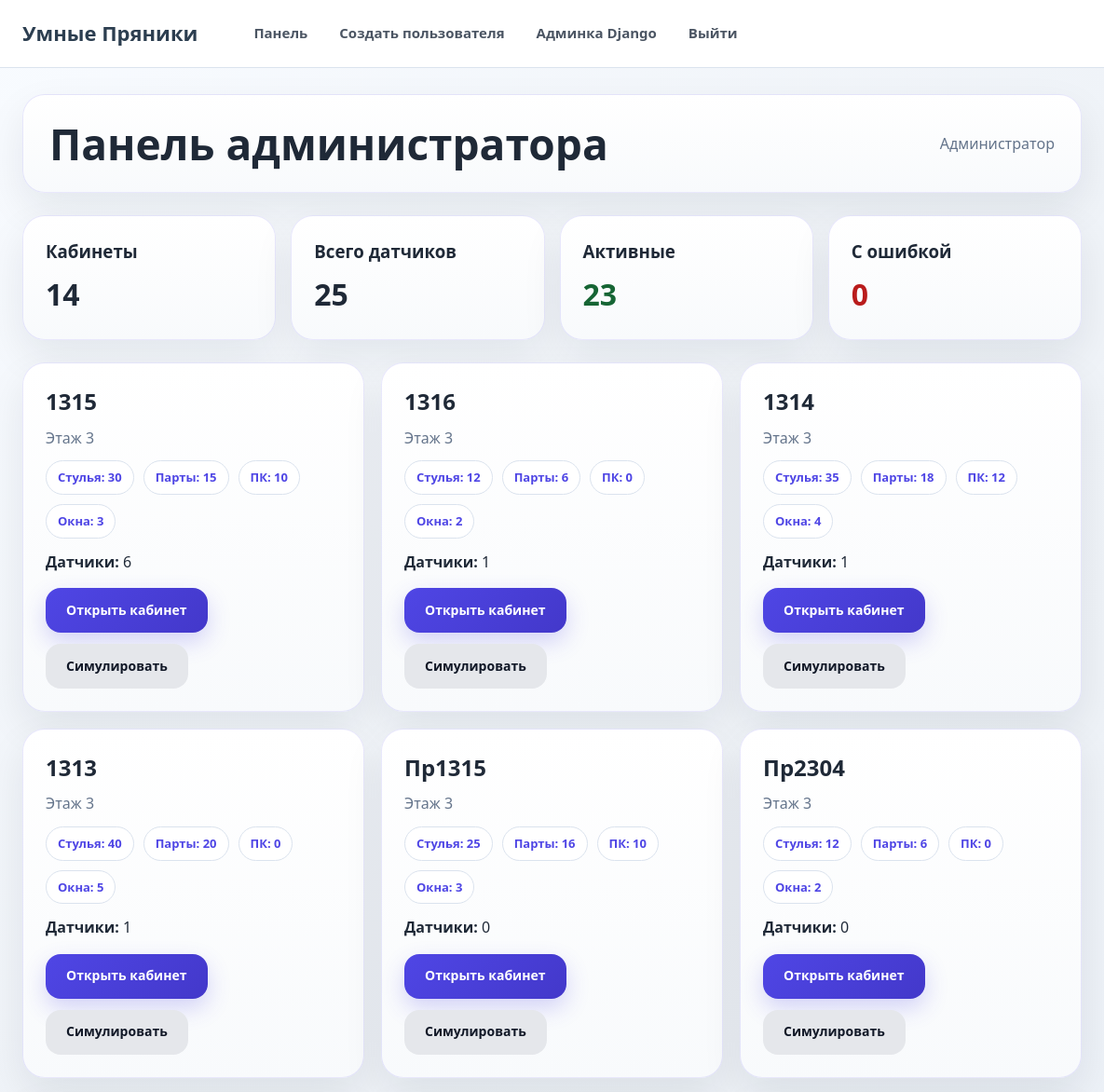
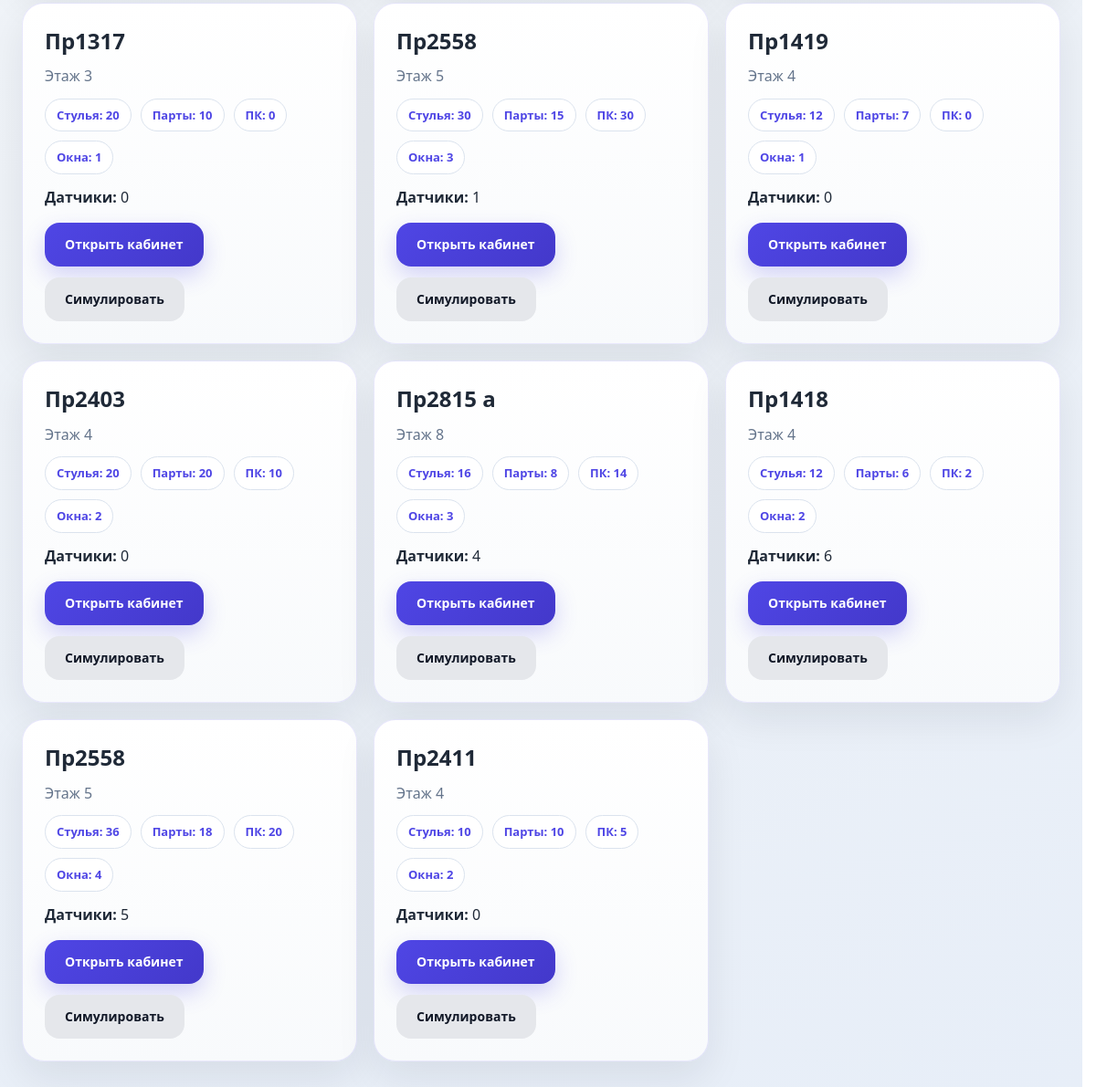
Before: /dashboard/ (signed in) with the older database file (2 pictures, top to bottom).
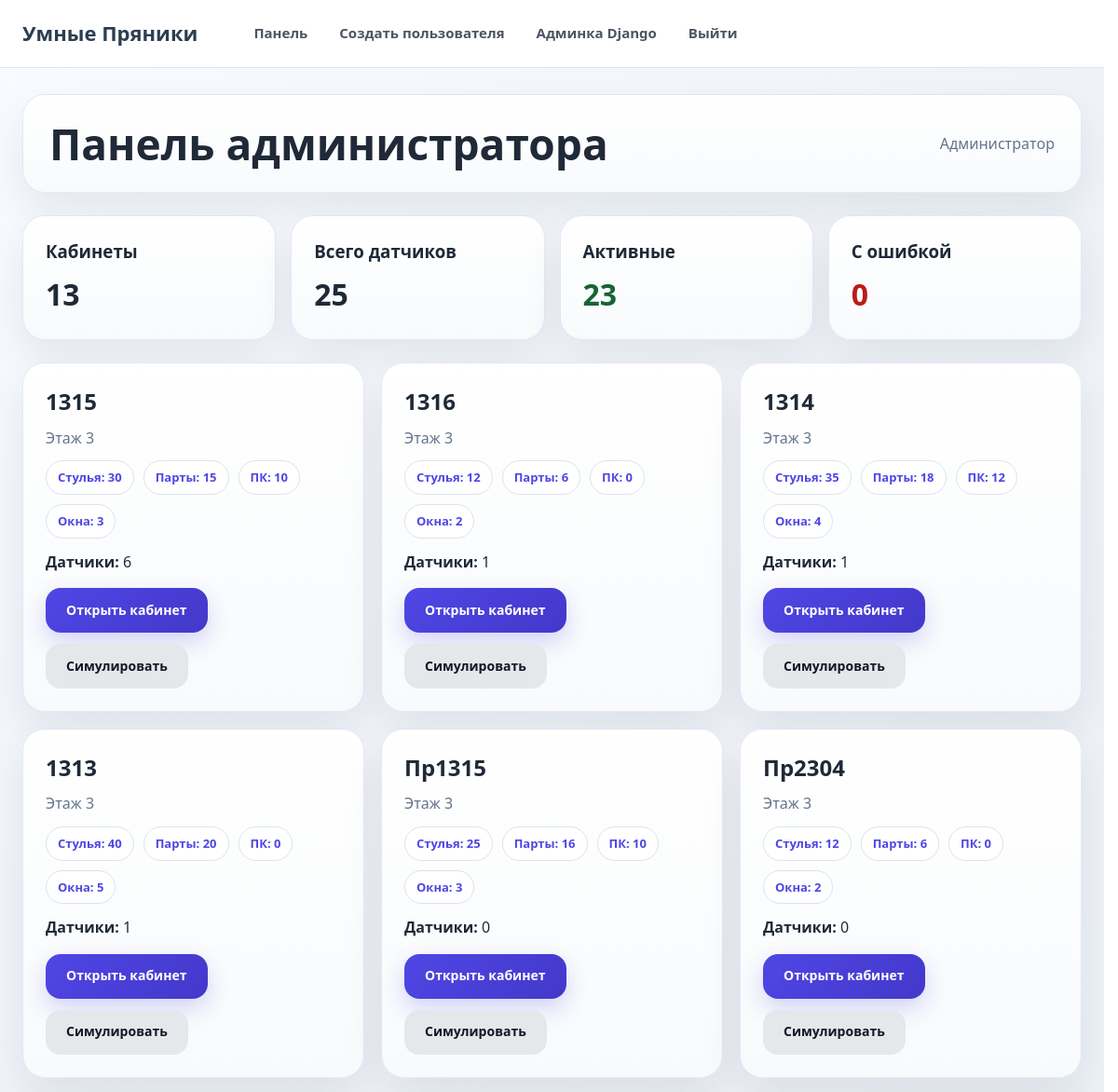
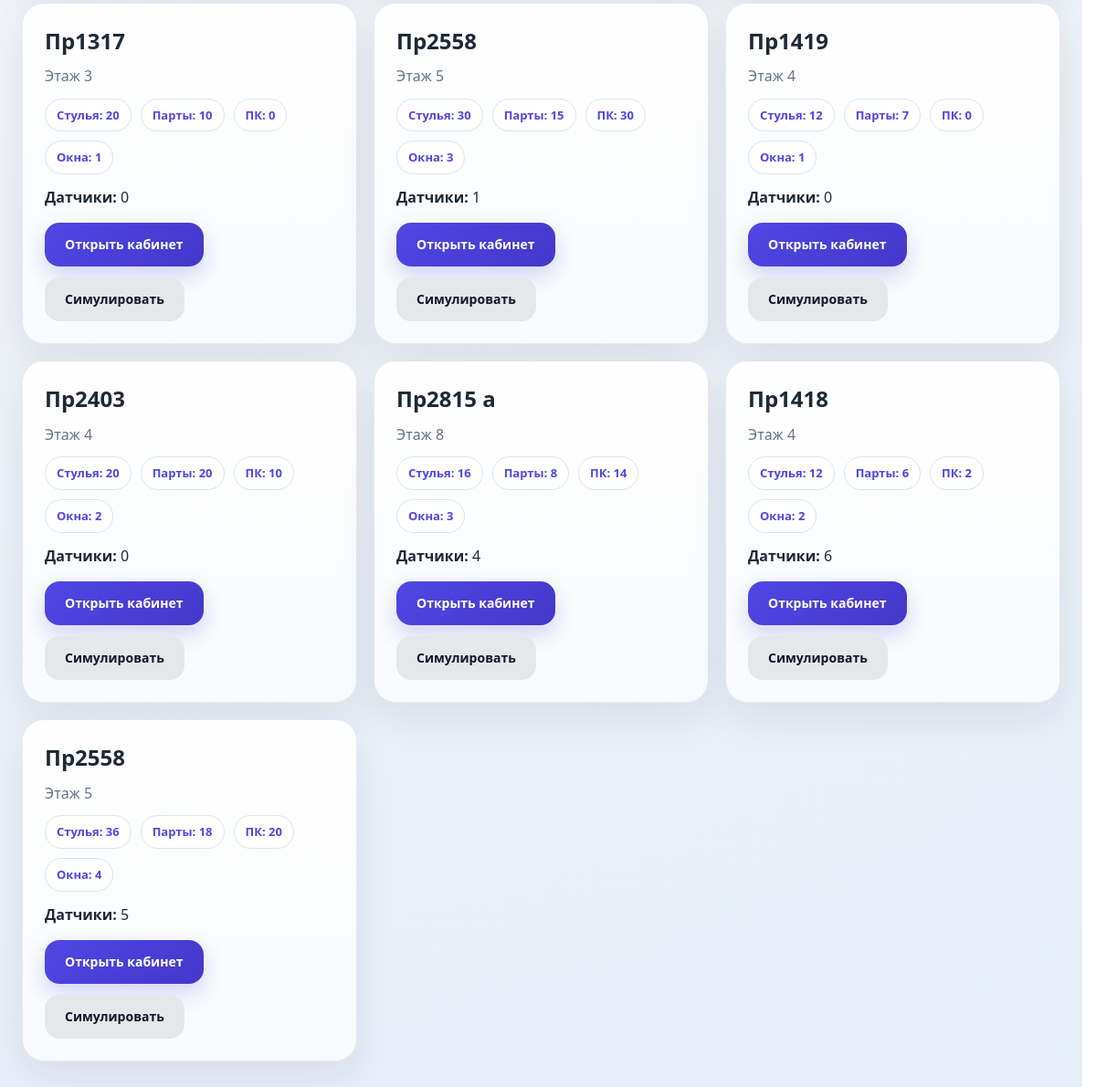
After: the same page with the newer database file (2 pictures, top to bottom).
### university/models.py (models this page shows, shortened)
class Room(models.Model):
    name = models.CharField("Название кабинета", max_length=50)
    floor = models.IntegerField("Этаж")
    chairs = models.IntegerField("Количество стульев", default=0)
    desks = models.IntegerField("Количество парт", default=0)
    computers = models.IntegerField("Количество компьютеров", default=0)
    windows = models.IntegerField("Количество окон", default=0)
    description = models.TextField("Описание кабинета", blank=True)
    window_open = models.BooleanField("Окна открыты", default=False)
    conditioners = models.IntegerField("Количество кондиционеров", default=0)
    class Meta:
        verbose_name = "Кабинет"
        verbose_name_plural = "Кабинеты"

### university/views.py (the view)
# urls.py: path("dashboard/", views.dashboard_home, name="dashboard_home"),
@moderator_or_admin_required
def dashboard_home(request):
    rooms = Room.objects.prefetch_related("sensor_set__sensor_type", "conditioner_set").all()
    total_rooms = rooms.count()
    total_sensors = sum(room.sensor_set.count() for room in rooms)
    active_sensors = sum(room.sensor_set.filter(status="active").count() for room in rooms)
    error_sensors = sum(room.sensor_set.filter(status="error").count() for room in rooms)
    context = {
        "rooms": rooms,
        "total_rooms": total_rooms,
        "total_sensors": total_sensors,
        "active_sensors": active_sensors,
        "error_sensors": error_sensors,
        "title": "Панель администратора",
    }
    return render(request, "dashboard/home.html", context)

### university/context_processors.py (called while the page is built, shortened)
def unread_notification_popup(request):
    if not request.user.is_authenticated:
        return {"popup_notifications": []}
    if request.session.get("notifications_popup_shown") is True:
        return {"popup_notifications": []}

### university/templates/dashboard/home.html
{% extends "dashboard/base.html" %}
{% block content %}
<div class="grid">
    <div class="card">
        <h3>Кабинеты</h3>
        <div style="font-size: 32px; font-weight: 700;">{{ total_rooms }}</div>
    </div>
    <div class="card">
        <h3>Всего датчиков</h3>
        <div style="font-size: 32px; font-weight: 700;">{{ total_sensors }}</div>
    </div>
    <div class="card">
        <h3>Активные</h3>
        <div style="font-size: 32px; font-weight: 700;" class="status-active">{{ active_sensors }}</div>
    </div>
    <div class="card">
        <h3>С ошибкой</h3>
        <div style="font-size: 32px; font-weight: 700;" class="status-error">{{ error_sensors }}</div>
    </div>
</div>
<div style="margin-top: 24px;" class="room-grid">
    {% for room in rooms %}
        <div class="card">
            <h2>{{ room.name }}</h2>
            <div class="muted">Этаж {{ room.floor }}</div>
            <div class="room-meta">
                <div class="pill">Стулья: {{ room.chairs }}</div>
                <div class="pill">Парты: {{ room.desks }}</div>
                <div class="pill">ПК: {{ room.computers }}</div>
                <div class="pill">Окна: {{ room.windows }}</div>
            </div>
            <div style="margin-top: 14px;">
                <strong>Датчики:</strong> {{ room.sensor_set.count }}
            </div>
            <div class="actions">
                <a class="btn" href="{% url 'university:room_detail' room.id %}">Открыть кабинет</a>
                <a class="btn btn-secondary" href="{% url 'university:room_simulate' room.id %}">Симулировать</a>
            </div>
        </div>
    {% empty %}
        <div class="card">
            <h3>Кабинеты не найдены</h3>
            <p class="muted">Сначала добавь кабинеты в админке.</p>
            <a class="btn" href="/admin/university/room/">Перейти в админку</a>
        </div>
    {% endfor %}
</div>
{% endblock %}

### university/templates/dashboard/base.html (shortened to what this page needs)
<!DOCTYPE html>
<html lang="ru">
<head>
</head>
<body>
    <div class="layout">
        <aside class="sidebar">
            <div class="brand">Умные Пряники</div>
            <nav class="nav">
                <a href="{% url 'university:dashboard_home' %}">Панель</a>
                {% if request.user.is_superuser %}
                <a href="/accounts/create/">Создать пользователя</a>
                <a href="/admin/">Админка Django</a>
                {% endif %}
                <a href="/accounts/logout/">Выйти</a>
            </nav>
        </aside>
        <main class="main">
            <div class="topbar">
                <div>
                    <h1 style="margin:0;">{{ title|default:"Панель администратора" }}</h1>
                </div>
                <div class="topbar-right">
                    {% if request.user.is_authenticated %}
                    <span class="muted">
                        {% if request.user.is_superuser %}
                        Администратор
                        {% elif request.user.profile %}
                        {{ request.user.profile.get_full_name|default:request.user.username }}
                        {% else %}
                        {{ request.user.username }}
                        {% endif %}
                    </span>
                    {% endif %}
                </div>
            </div>
            {% block content %}{% endblock %}
        </main>
    </div>
</body>
</html>

### university/templates/dashboard/base.html (style rules this page uses)
:root { --bg: #eef2f7; --panel: #ffffff; --panel-soft: #f8fbff; --line: #dbe3ee; --text: #1f2937; --muted: #64748b; --accent: #4f46e5; --accent-hover: #4338ca; --accent-soft: #e9efff; --ok: #166534; --warn: #8a6428; --bad: #b91c1c; --shadow: 0 18px 44px rgba(15, 23, 42, 0.08); --radius-small: 12px; --radius: 24px; }
* { margin: 0; padding: 0; box-sizing: border-box; }
html { scrollbar-gutter: stable; overflow-y: scroll; }
html, body { min-height: 100%; }
body { width: 100%; font-family: "Segoe UI", system-ui, -apple-system, BlinkMacSystemFont, sans-serif; background: radial-gradient(circle at top left, #f8fbff 0%, var(--bg) 52%, #e7eef8 100%); color: var(--text); line-height: 1.45; }
a { color: inherit; }
.layout { min-height: 100vh; background: transparent; }
.sidebar { position: sticky; top: 0; z-index: 20; width: 100%; min-width: 0; background: #ffffff; border-right: 0; border-bottom: 1px solid var(--line); padding: 0; }
.sidebar::after { content: ""; display: block; clear: both; }
.brand { float: left; min-height: 72px; border: 0; background: transparent; display: flex; align-items: center; justify-content: center; margin: 0 24px 0 max(24px, calc((100vw - 1380px) / 2)); padding: 0; font-size: 22px; font-weight: 800; letter-spacing: 0; color: #2c3e50; white-space: nowrap; }
.nav { min-height: 72px; max-width: 1380px; margin: 0 auto; display: flex; flex-direction: row; align-items: center; gap: 10px; padding: 0 24px; }
.nav a { display: inline-flex; align-items: center; justify-content: center; min-height: 40px; color: #4b5563; text-decoration: none; padding: 8px 12px; border-radius: 10px; font-weight: 700; font-size: 15px; transition: 0.2s; white-space: nowrap; }
.main { max-width: 1380px; min-width: 0; margin: 0 auto; padding: 28px 24px 34px; background: transparent; }
.topbar { display: flex; justify-content: space-between; align-items: center; gap: 18px; background: linear-gradient(180deg, rgba(255,255,255,0.98), rgba(248,250,252,0.98)); border: 1px solid rgba(79, 70, 229, 0.12); border-radius: var(--radius); box-shadow: var(--shadow); padding: 28px; margin-bottom: 24px; }
.topbar h1 { color: var(--text); font-size: clamp(30px, 4vw, 46px); line-height: 1.05; font-weight: 800; }
.topbar-right { display: flex; align-items: center; gap: 12px; flex-wrap: wrap; }
.grid { display: grid; grid-template-columns: repeat(4, minmax(180px, 1fr)); gap: 16px; }
.card { background: linear-gradient(180deg, rgba(255,255,255,0.98), rgba(248,250,252,0.98)); border: 1px solid rgba(79, 70, 229, 0.12); border-radius: var(--radius); box-shadow: var(--shadow); padding: 24px; color: var(--text); }
.card h1, .card h2, .card h3 { color: var(--text); margin-top: 0; margin-bottom: 10px; font-weight: 800; }
.muted { color: var(--muted); }
.btn { display: inline-flex; align-items: center; justify-content: center; min-height: 48px; padding: 0 22px; border-radius: 16px; background: linear-gradient(135deg, var(--accent), var(--accent-hover)); color: #ffffff; text-decoration: none; border: 0; cursor: pointer; font-weight: 800; font-size: 14px; box-shadow: 0 10px 24px rgba(79, 70, 229, 0.22); transition: 0.2s; }
.btn-secondary { background: #e5e7eb; color: #111827; box-shadow: none; }
.actions { display: flex; gap: 12px; flex-wrap: wrap; align-items: center; margin-top: 16px; }
.status-active { color: var(--ok); font-weight: 800; }
.status-error { color: var(--bad); font-weight: 800; }
.room-grid { display: grid; grid-template-columns: repeat(auto-fit, minmax(320px, 1fr)); gap: 18px; }
.room-meta { display: flex; flex-wrap: wrap; gap: 10px; margin-top: 12px; }
.pill { display: inline-flex; align-items: center; min-height: 34px; padding: 8px 12px; border-radius: 999px; background: #ffffff; border: 1px solid var(--line); color: var(--accent); font-size: 13px; font-weight: 700; }

Changed rows visible on the page:
removed Room: name "Пр2411", floor "4", chairs "10", desks "10", computers "5", windows "2", sensor_set.count "0"
Other visible differences:
{{ total_rooms }}: "14" → "13"
